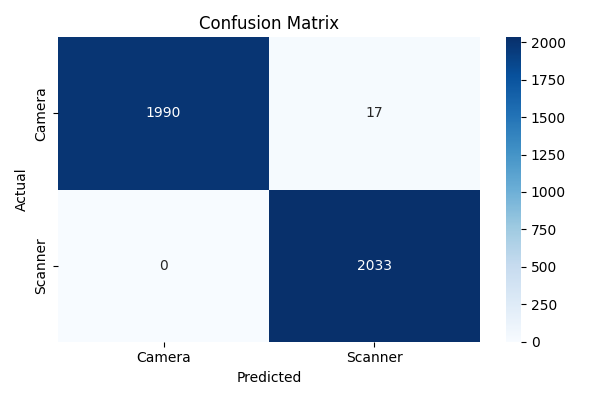
#> input picture confusion_matrix.png, 600 x 400 px
$ python visualization.py ..   (older library calls are emulated)
#> lines starting #> are read from the running program, lines starting #| are printed output that depends on the picture
### core/preprocess.py


import cv2
import numpy as np
import pywt
from skimage.restoration import denoise_tv_chambolle

def load_image(path, size=(256, 256)):
#> called with path = '../confusion_matrix.png', size = (256, 256)
    image = cv2.imread(path, cv2.IMREAD_GRAYSCALE)
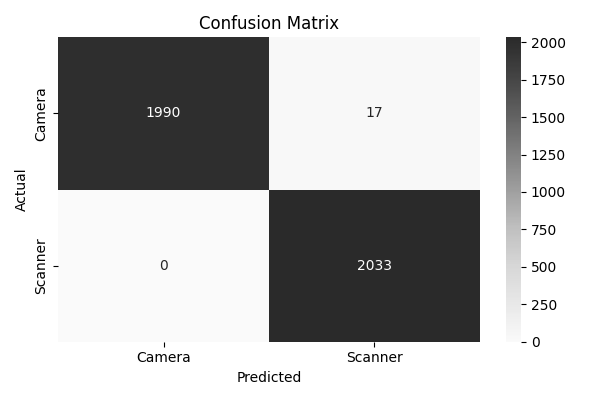
#> image: shape (400, 600); min 0, max 255, mean 192.5
    if image is None:
        raise IOError(f"Could not load image: {path}")
    image = cv2.resize(image, size)
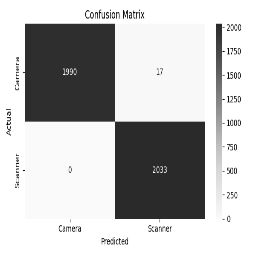
#> image: shape (256, 256); min 1, max 255, mean 192.6
    return image

def denoise_image(image, wavelet='db4', level=3):
#> called with wavelet = 'db4', level = 3
    coeffs = pywt.wavedec2(image.astype(np.float32), wavelet, level=level)
#> coeffs = 4 items
    coeffs[0] = np.zeros_like(coeffs[0])
    reconstructed = pywt.waverec2(coeffs, wavelet)
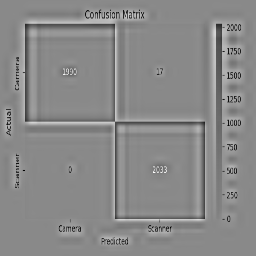
#> reconstructed: shape (256, 256) float32; min -223.2, max 190.7, mean 0; drawn with min black and max white
    tv_denoised = denoise_tv_chambolle(reconstructed, weight=0.1)
    return image - tv_denoised
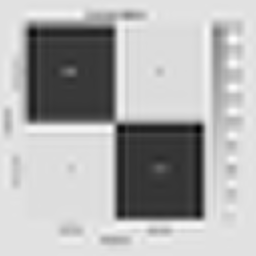
#> returned value: shape (256, 256) float32; min -25.53, max 291.3, mean 192.5; drawn with min black and max white

### core/features.py
import numpy as np
from scipy.stats import kurtosis, skew
from scipy.fft import fft2
from skimage.feature import graycomatrix, graycoprops

def corr(x, y):
    x, y = x - np.mean(x), y - np.mean(y)
    return np.dot(x, y) / (np.linalg.norm(x) * np.linalg.norm(y) + 1e-8)

def extract_features(noise):
    M, N = noise.shape
#> M = 256; N = 256
    row_ref = np.mean(noise, axis=0)
#> row_ref = 256 values, max 257.1 at index 248, min 157 at index 197, mean 192.5
    col_ref = np.mean(noise, axis=1)
#> col_ref = 256 values, max 258.5 at index 224, min 162.1 at index 32, mean 192.5
    row_corr = [corr(noise[i, :], row_ref) for i in range(M)]
#> in corr, `x, y = x - np.mean(x), y - np.mean(y)`: x = 256 values, max 0.535 at index 152, min -1.4 at index 95, mean 6.85e-06; y = 256 values, max 64.53 at index 248, min -35.57 at index 197, mean 4.77e-07
#> row_corr = 256 values, max 0.968 at index 122, min -0.32 at index 255, mean 0.409
    col_corr = [corr(noise[:, j], col_ref) for j in range(N)]
#> col_corr = 256 values, max 0.951 at index 115, min -0.406 at index 247, mean 0.402

    def stats(x):
        return [np.mean(x), np.median(x), np.max(x), np.min(x), np.var(x), kurtosis(x), skew(x)]

    features = stats(row_corr) + stats(col_corr)
#> features = [0.409, 0.434, 0.968, -0.32, 0.0217, 7.86, -1.88, 0.402, 0.432, 0.951, -0.406, 0.0326, 8.07, -2.12]
    features.append(np.mean(row_corr) / (np.mean(col_corr) + 1e-8))

    # Frequency domain features
    freq_mag = np.abs(fft2(noise))
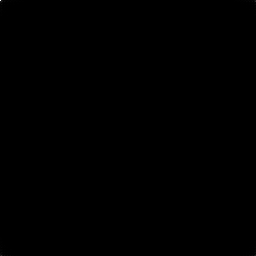
#> freq_mag: shape (256, 256) float32; min 0.0981, max 12618932, mean 1436.7; drawn with min black and max white
    freq_features = [
        np.mean(freq_mag),
        np.var(freq_mag),
        np.mean(freq_mag[:, :N//2]),
        np.mean(freq_mag[:M//2, :])
    ]
#> freq_features = [1436.7, 2.94e+09, 1747.8, 1764.6]

    # GLCM features
    quantized = (noise * 255).astype(np.uint8)
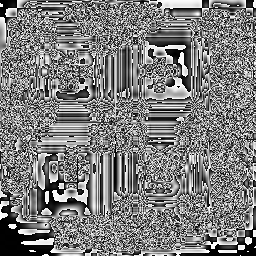
#> quantized: shape (256, 256); min 0, max 255, mean 125.1
    glcm = graycomatrix(quantized, [1], [0], levels=256, symmetric=True, normed=True)
    contrast = graycoprops(glcm, 'contrast')[0, 0]
#> contrast = 8759.8
    homogeneity = graycoprops(glcm, 'homogeneity')[0, 0]
#> homogeneity = 0.0782
    energy = graycoprops(glcm, 'energy')[0, 0]
#> energy = 0.0122
    correlation = graycoprops(glcm, 'correlation')[0, 0]
#> correlation = 0.296
    glcm_features = [contrast, homogeneity, energy, correlation]
#> glcm_features = [8759.8, 0.0782, 0.0122, 0.296]

    return np.array(features + freq_features + glcm_features)

# [29 lines of commented-out code are left out]

### core/visualization.py

import os
import cv2
import matplotlib.pyplot as plt
import numpy as np
from preprocess import load_image, denoise_image
from features import extract_features
import pywt
from skimage.restoration import denoise_tv_chambolle
from mpl_toolkits.axes_grid1 import make_axes_locatable  # Added missing import


def create_visualization_folder():
    """Create folder for saving visualizations if it doesn't exist"""
    if not os.path.exists('visualized_images'):
        os.makedirs('visualized_images')
        print("Created 'visualized_images' folder")
    return 'visualized_images'

def process_image_folder(input_folder):
    """Process all images in the input folder"""
    output_folder = create_visualization_folder()

    # Get all image files from input folder
    valid_extensions = ('.jpg', '.jpeg', '.png', '.bmp', '.tiff')
    image_files = [f for f in os.listdir(input_folder)
                  if f.lower().endswith(valid_extensions)]

    if not image_files:
        print(f"No images found in {input_folder} with supported formats {valid_extensions}")
        return

    print(f"Found {len(image_files)} images to process")

    for img_file in image_files:
        try:
            img_path = os.path.join(input_folder, img_file)
            print(f"\nProcessing: {img_file}")

            # Generate visualization
            fig = visualize_pipeline(img_path)

            # Save visualization
            output_path = os.path.join(output_folder, f"vis_{os.path.splitext(img_file)[0]}.png")
            fig.savefig(output_path, bbox_inches='tight', dpi=150)
            plt.close(fig)
            print(f"Saved visualization to {output_path}")

        except Exception as e:
            print(f"Error processing {img_file}: {str(e)}")

def visualize_pipeline(image_path):
    """Create visualization for a single image"""
    # Load and process image
    original = load_image(image_path)
    noise_residual = denoise_image(original)
    features = extract_features(noise_residual)
#> features = 23 values, max 2.94e+09 at index 16, min -2.12 at index 13, mean 127830011.7

    # Create figure with subplots
    fig = plt.figure(figsize=(18, 12))
    fig.suptitle(f"Image Analysis: {os.path.basename(image_path)}", fontsize=14)

    # Original Image
    ax1 = plt.subplot2grid((3, 4), (0, 0), colspan=2, rowspan=2)
    im1 = ax1.imshow(original, cmap='gray')
    ax1.set_title('Original Image')
    divider = make_axes_locatable(ax1)
    cax = divider.append_axes("right", size="5%", pad=0.05)
    plt.colorbar(im1, cax=cax)

    # Noise Residual
    ax2 = plt.subplot2grid((3, 4), (0, 2), colspan=2, rowspan=2)
    im2 = ax2.imshow(noise_residual, cmap='gray')
    ax2.set_title('Noise Residual')
    divider = make_axes_locatable(ax2)
    cax = divider.append_axes("right", size="5%", pad=0.05)
    plt.colorbar(im2, cax=cax)

    # Features Plot
    # Features Plot
    ax3 = plt.subplot2grid((3, 4), (2, 0), colspan=4)
    bars = ax3.bar(range(len(features)), features)
#> bars = 23 items
    ax3.set_title('Extracted Features')
    ax3.set_xticks(range(len(features)))

    feature_names = [
        'Row Corr Stats', 'Col Corr Stats', 'Freq Domain Features',
        'Row/Col Ratio', 'Freq Mean', 'Freq Var',
        'Freq Mean (Left)', 'Freq Mean (Top)'
    ]

    # Ensure label count matches feature count
    if len(features) != len(feature_names):
        feature_names = [f'Feature {i+1}' for i in range(len(features))]
#> feature_names = 23 items, first 6: 'Feature 1', 'Feature 2', 'Feature 3', 'Feature 4', 'Feature 5', 'Feature 6'

    ax3.set_xticklabels(feature_names, rotation=45, ha='right')
    ax3.grid(True, linestyle='--', alpha=0.6)

    # Add correlation pattern mini-plots
    M, N = noise_residual.shape
#> M = 256; N = 256
    row_ref = np.mean(noise_residual, axis=0)
    col_ref = np.mean(noise_residual, axis=1)
    row_corr = np.array([corr(noise_residual[i, :], row_ref) for i in range(M)])
    col_corr = np.array([corr(noise_residual[:, j], col_ref) for j in range(N)])

    # Insert correlation plots
    ax4 = plt.subplot2grid((3, 4), (0, 3))
    ax4.plot(row_corr, 'b-', alpha=0.7)
    ax4.set_title('Row Correlations')
    ax4.set_ylim(-1, 1)

    ax5 = plt.subplot2grid((3, 4), (1, 3))
    ax5.plot(col_corr, 'r-', alpha=0.7)
    ax5.set_title('Column Correlations')
    ax5.set_ylim(-1, 1)

    plt.tight_layout()
    return fig

def corr(x, y):
    """Helper function to calculate correlation"""
    x, y = x - np.mean(x), y - np.mean(y)
    return np.dot(x, y) / (np.linalg.norm(x) * np.linalg.norm(y) + 1e-8)

if __name__ == "__main__":
    import sys
    if len(sys.argv) < 2:
        print("Usage: python visualize.py <input_folder>")
        print("Example: python visualize.py ./images")
        sys.exit(1)

    input_folder = sys.argv[1]
    if not os.path.isdir(input_folder):
        print(f"Error: {input_folder} is not a valid directory")
        sys.exit(1)

    process_image_folder(input_folder)
#> in process_image_folder, `fig.savefig(output_path, bbox_inches='tight', dpi=150)`:
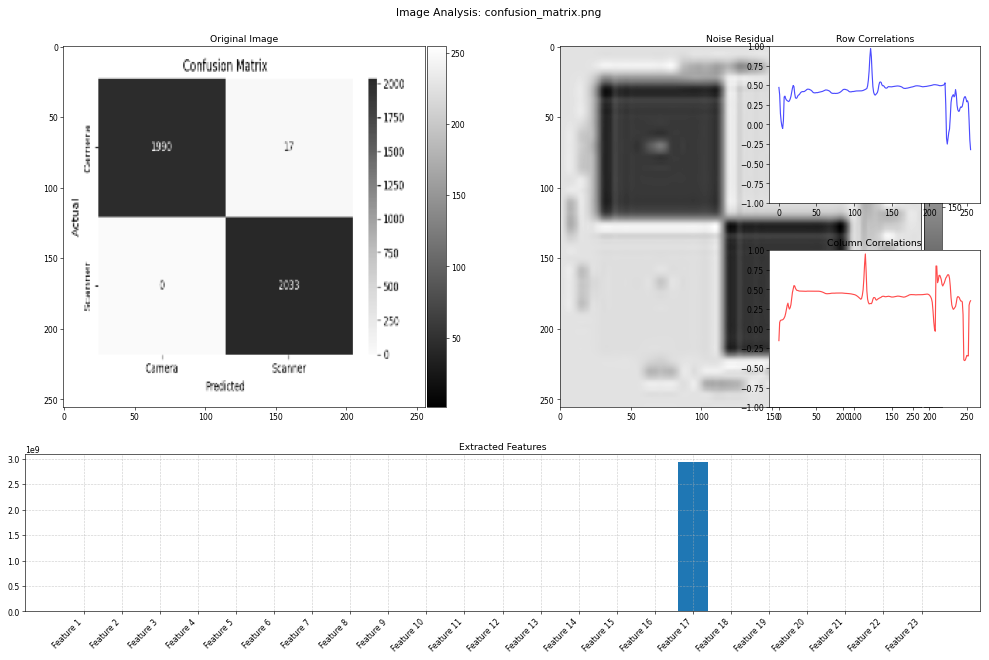
#> figure drawn by matplotlib, 7 panels; panel 5: tallest bar 2.94e+09 high, from x = 15.6 to 16.4; panel 6: curve peaks at x = 122, y = 0.968; panel 7: curve peaks at x = 115, y = 0.951
    print("\nProcessing complete!")
